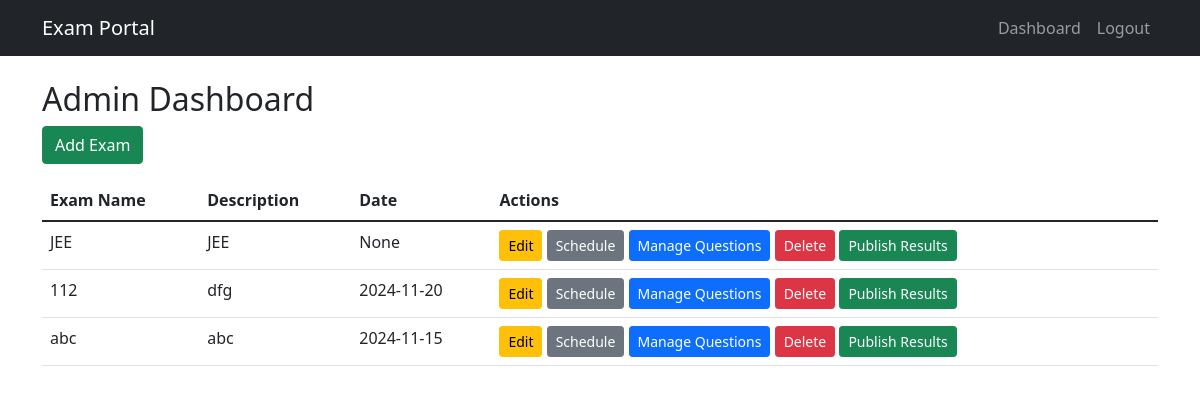
The app's page /admin_dashboard (signed in), older data.
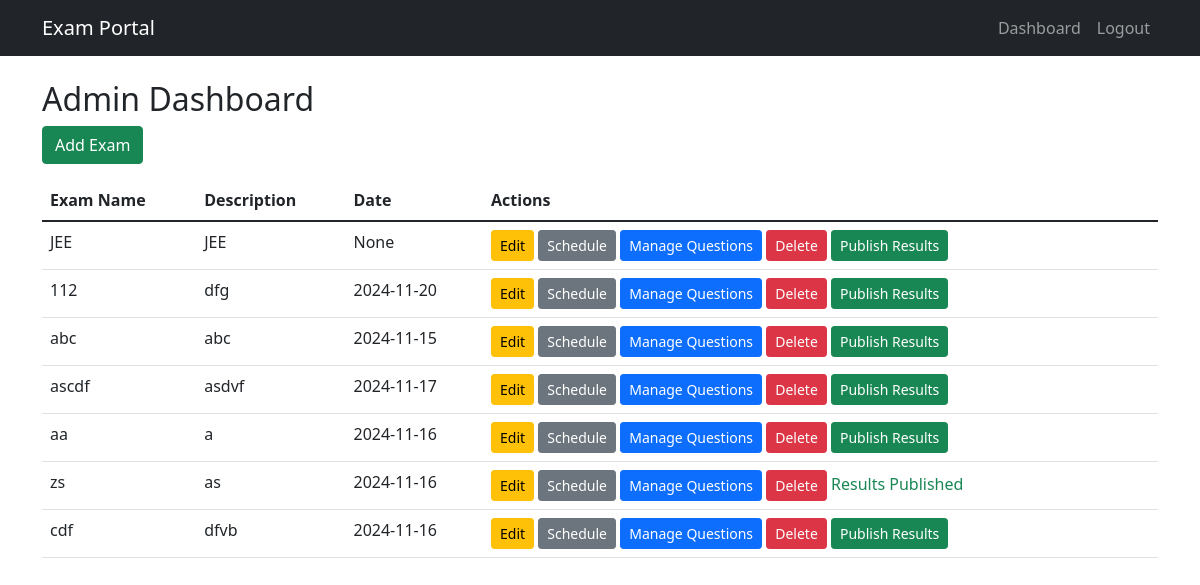
The same page, newer data.
### app.py (models this page shows)
class Exam(db.Model):
    __tablename__ = 'exams'
    id = db.Column(db.Integer, primary_key=True)
    name = db.Column(db.String(100), nullable=False)
    description = db.Column(db.Text, nullable=True)
    age_min = db.Column(db.Integer, nullable=False)
    age_max = db.Column(db.Integer, nullable=False)
    education_level = db.Column(db.String(50), nullable=False)
    eligible_colleges = db.Column(db.Text, nullable=True)
    mcqs = db.relationship('MCQ', backref='exam', lazy=True)
    start_time = db.Column(db.Time, nullable=True)  # Start time
    results_published = db.Column(db.Boolean, default=False)  # New field to track result publication
    date = db.Column(db.Date, nullable=True)  # Exam date
    time_limit = db.Column(db.Integer, nullable=True)  # Time limit in minutes

### app.py (the view)
@app.route('/admin_dashboard')
def admin_dashboard():
    if 'role' in session and session['role'] == 'admin':
        exams = Exam.query.all()
        return render_template('admin_dashboard.html', exams=exams)
    flash('Access unauthorized. Please log in as an admin.', 'danger')
    return redirect(url_for('login'))

### templates/admin_dashboard.html (shortened to what this page needs)
{% extends "base.html" %}
{% block content %}
<h2>Admin Dashboard</h2>
<a href="{{ url_for('add_exam') }}" class="btn btn-success mb-3">Add Exam</a>
<table class="table">
    <thead>
        <tr>
            <th>Exam Name</th>
            <th>Description</th>
            <th>Date</th>
            <th>Actions</th>
        </tr>
    </thead>
    <tbody>
        {% for exam in exams %}
        <tr>
            <td>{{ exam.name }}</td>
            <td>{{ exam.description }}</td>
            <td>{{ exam.date }}</td>
            <td>
                <a href="{{ url_for('edit_exam', exam_id=exam.id) }}" class="btn btn-warning btn-sm">Edit</a>
                <a href="{{ url_for('schedule_exam', exam_id=exam.id) }}" class="btn btn-secondary btn-sm">Schedule</a>
                <a href="{{ url_for('set_mcqs', exam_id=exam.id) }}" class="btn btn-primary btn-sm">Manage Questions</a>
                <a href="{{ url_for('delete_exam', exam_id=exam.id) }}" class="btn btn-danger btn-sm" onclick="return confirm('Are you sure you want to delete this exam?');">Delete</a>
                {% if not exam.results_published %}
                    <a href="{{ url_for('publish_results', exam_id=exam.id) }}" class="btn btn-success btn-sm">Publish Results</a>
                {% else %}
                    <span class="text-success">Results Published</span>
                {% endif %}
            </td>
        </tr>
        {% endfor %}
    </tbody>
</table>
{% endblock %}

### templates/base.html (shortened to what this page needs)
<!DOCTYPE html>
<html lang="en">
<head>
    <link href="{{ url_for('static', filename='css/style.css') }}" rel="stylesheet">
    <link href="https://cdn.jsdelivr.net/npm/bootstrap@5.1.3/dist/css/bootstrap.min.css" rel="stylesheet">
</head>
<body>
    <nav class="navbar navbar-expand-lg navbar-dark bg-dark">
        <div class="container">
            <a class="navbar-brand" href="{{ url_for('home') }}">Exam Portal</a>
            <div class="collapse navbar-collapse">
                <ul class="navbar-nav ms-auto">
                    {% if session['username'] %}
                        <li class="nav-item"><a class="nav-link" href="{{ url_for(session['role'] + '_dashboard') }}">Dashboard</a></li>
                        <li class="nav-item"><a class="nav-link" href="{{ url_for('logout') }}">Logout</a></li>
                    {% else %}
                        <li class="nav-item"><a class="nav-link" href="{{ url_for('login') }}">Login</a></li>
                        <li class="nav-item"><a class="nav-link" href="{{ url_for('register') }}">Register</a></li>
                    {% endif %}
                </ul>
            </div>
        </div>
    </nav>
    <div class="container mt-4">
        {% block content %}{% endblock %}
    </div>
</body>
</html>

### static/css/style.css (style rules this page uses)
body { font-family: Arial, sans-serif; }

Row changes from the older to the newer data that the page shows:
added Exam: name "ascdf", description "asdvf", date "2024-11-17"
added Exam: name "aa", description "a", date "2024-11-16"
added Exam: name "zs", description "as", date "2024-11-16", results_published "Results Published"
added Exam: name "cdf", description "dfvb", date "2024-11-16"
